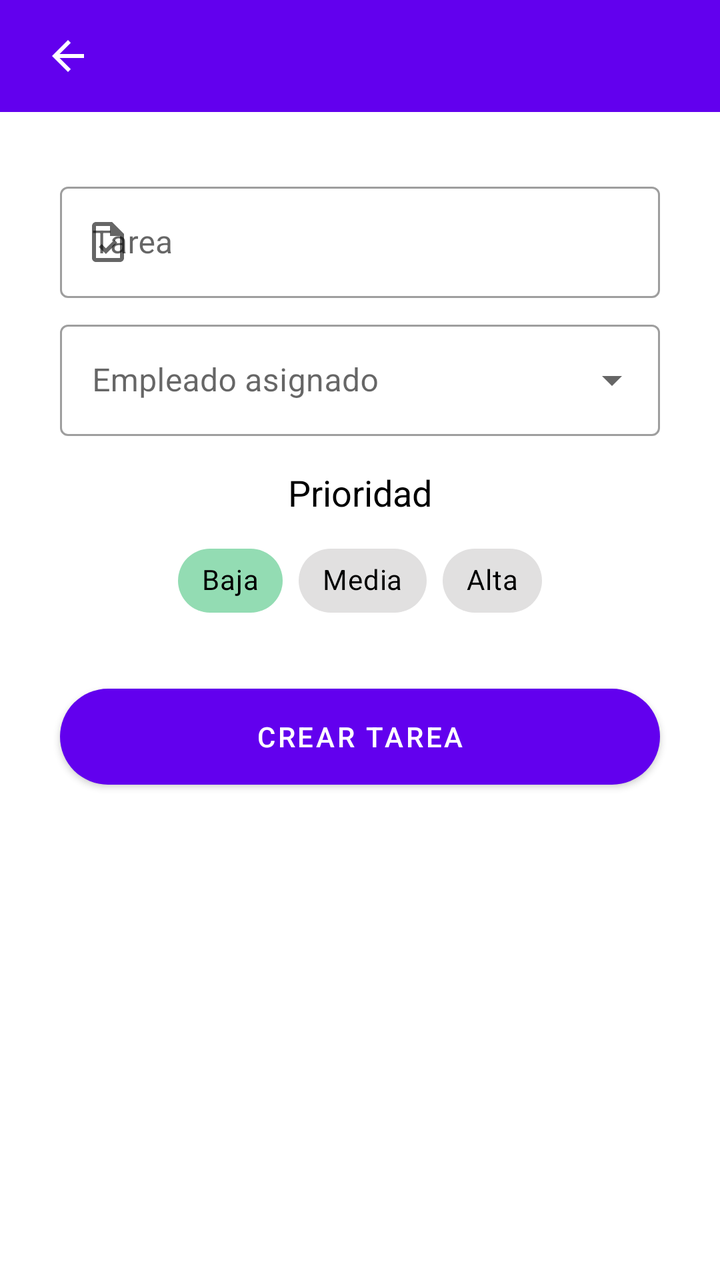
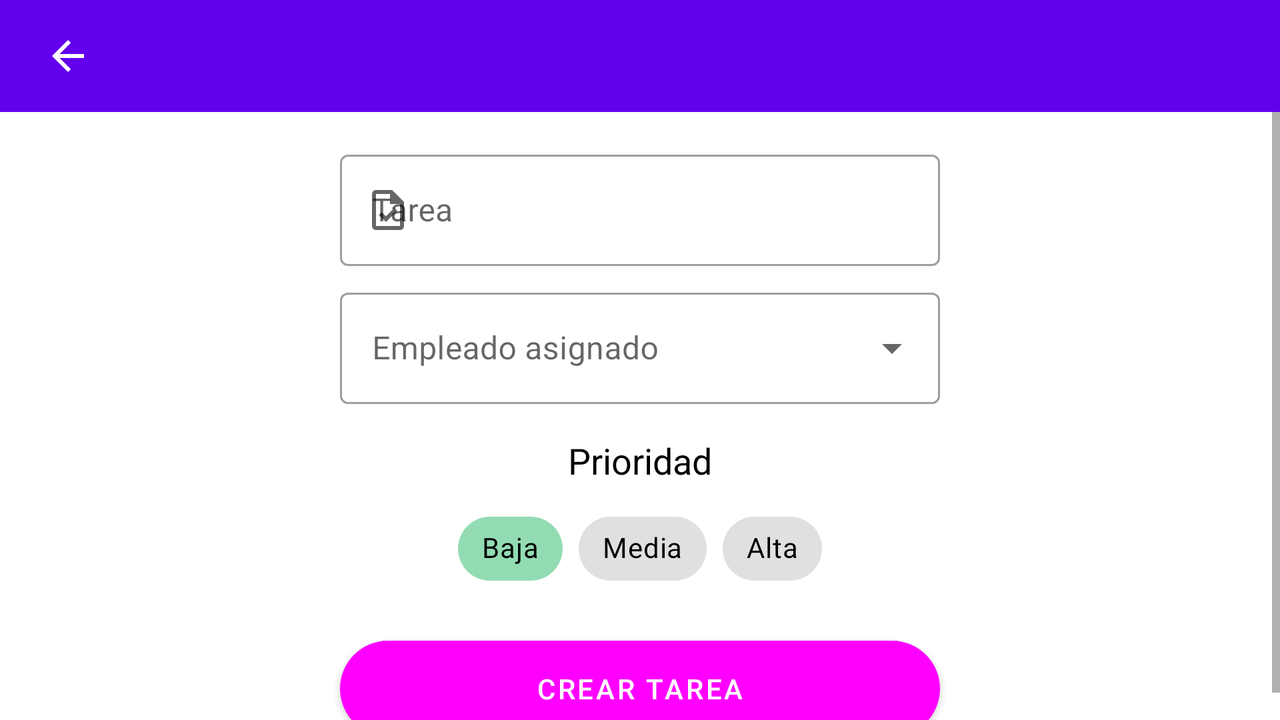

The same Android screen from two of the app's own layout files: first res/layout/ as a phone draws it, then the repository's variant for another configuration, drawn on a device whose configuration selects that folder. Both files follow.
<!-- AndroidManifest.xml: application theme Theme.Taskjects -->
<!-- res/layout/aniadir_tarea_layout.xml -->
<?xml version="1.0" encoding="utf-8"?>
<LinearLayout
    xmlns:android="http://schemas.android.com/apk/res/android"
    xmlns:app="http://schemas.android.com/apk/res-auto"
    xmlns:tools="http://schemas.android.com/tools"
    android:layout_width="match_parent"
    android:layout_height="match_parent"
    android:orientation="vertical"
    tools:context=".AniadirTareaActivity"
    android:theme="@style/Theme.MaterialComponents.Light">

    
    <com.google.android.material.appbar.AppBarLayout
        android:layout_width="match_parent"
        android:layout_height="wrap_content"
        app:layout_constraintTop_toTopOf="parent">

        <include
            android:id="@+id/toolbar"
            layout="@layout/top_toolbar" />

    </com.google.android.material.appbar.AppBarLayout>
    
    <androidx.core.widget.NestedScrollView
        android:layout_width="match_parent"
        android:layout_height="match_parent"
        android:scrollbars="vertical">
        <androidx.constraintlayout.widget.ConstraintLayout
            android:id="@+id/constraintLayout"
            android:layout_width="match_parent"
            android:layout_height="match_parent"
            android:theme="@style/Theme.MaterialComponents.Light"
            app:layout_behavior="@string/appbar_scrolling_view_behavior">

            
            <com.google.android.material.textfield.TextInputLayout
                android:id="@+id/outlinedTextFieldTarea"
                style="@style/Widget.MaterialComponents.TextInputLayout.OutlinedBox"
                android:layout_width="300dp"
                android:layout_height="wrap_content"
                android:layout_marginStart="24dp"
                android:layout_marginTop="32dp"
                android:layout_marginEnd="24dp"
                android:hint="@string/tarea"
                app:layout_constraintEnd_toEndOf="parent"
                app:layout_constraintStart_toStartOf="parent"
                app:layout_constraintTop_toTopOf="parent"
                app:startIconDrawable="@drawable/ic_task_24dp">

                
                <com.google.android.material.textfield.TextInputEditText
                    android:id="@+id/etTarea"
                    android:layout_width="match_parent"
                    android:layout_height="wrap_content"
                    android:maxLength="60"
                    android:maxLines="1" />
            </com.google.android.material.textfield.TextInputLayout>
            


            <com.google.android.material.textfield.TextInputLayout
                android:id="@+id/outlinedTextFieldEmpleadosEmpresa"
                style="@style/Widget.MaterialComponents.TextInputLayout.OutlinedBox.ExposedDropdownMenu"
                android:layout_width="300dp"
                android:layout_height="wrap_content"
                android:layout_marginStart="24dp"
                android:layout_marginTop="8dp"
                android:layout_marginEnd="24dp"
                android:hint="@string/empleadoAsignado"
                app:startIconDrawable="@drawable/ic_empleado_24dp"
                app:layout_constraintEnd_toEndOf="parent"
                app:layout_constraintStart_toStartOf="parent"
                app:layout_constraintTop_toBottomOf="@+id/outlinedTextFieldTarea">

                <AutoCompleteTextView
                    android:id="@+id/atvEmpleados"
                    android:layout_width="match_parent"
                    android:layout_height="wrap_content"
                    android:editable="false"
                    android:inputType="none" />
            </com.google.android.material.textfield.TextInputLayout>

            <TextView
                android:id="@+id/textViewPrioridad"
                android:layout_width="wrap_content"
                android:layout_height="wrap_content"
                android:layout_marginStart="24dp"
                android:layout_marginTop="16dp"
                android:layout_marginEnd="24dp"
                android:textSize="18sp"
                android:textColor="@color/black"
                android:text="@string/prioridad"
                app:layout_constraintEnd_toEndOf="parent"
                app:layout_constraintStart_toStartOf="parent"
                app:layout_constraintTop_toBottomOf="@+id/outlinedTextFieldEmpleadosEmpresa" />

            <com.google.android.material.chip.ChipGroup
                android:id="@+id/chipGroupPrioridades"
                android:layout_width="wrap_content"
                android:layout_height="wrap_content"
                android:layout_marginStart="24dp"
                android:layout_marginTop="8dp"
                android:layout_marginEnd="24dp"
                app:layout_constraintEnd_toEndOf="parent"
                app:layout_constraintStart_toStartOf="parent"
                app:layout_constraintTop_toBottomOf="@+id/textViewPrioridad"
                app:singleLine="true"
                app:singleSelection="true">

                <com.google.android.material.chip.Chip
                    android:id="@+id/chipPrioBaja"
                    style="@style/Widget.MaterialComponents.Chip.Choice"
                    android:layout_width="wrap_content"
                    android:layout_height="wrap_content"
                    android:checked="true"
                    android:text="@string/prioBaja"
                    android:textColor="@color/black"
                    app:chipBackgroundColor="@color/chip_prioridad_baja" />

                <com.google.android.material.chip.Chip
                    android:id="@+id/chipPrioMedia"
                    style="@style/Widget.MaterialComponents.Chip.Choice"
                    android:layout_width="wrap_content"
                    android:layout_height="wrap_content"
                    android:text="@string/prioMedia"
                    android:textColor="@color/black"
                    app:chipBackgroundColor="@color/chip_prioridad_media" />

                <com.google.android.material.chip.Chip
                    android:id="@+id/chipPrioAlta"
                    style="@style/Widget.MaterialComponents.Chip.Choice"
                    android:layout_width="wrap_content"
                    android:layout_height="wrap_content"
                    android:text="@string/prioAlta"
                    android:textColor="@color/black"
                    app:chipBackgroundColor="@color/chip_prioridad_alta" />


            </com.google.android.material.chip.ChipGroup>



            <com.google.android.material.button.MaterialButton
                android:id="@+id/btnCrearTarea"
                style="@style/Widget.MaterialComponents.Button"
                android:layout_width="300dp"
                android:layout_height="60dp"
                android:layout_marginStart="24dp"
                android:layout_marginTop="24dp"
                android:layout_marginEnd="24dp"
                android:onClick="crearTarea"
                android:text="@string/crearTarea"
                app:cornerRadius="24dp"
                app:layout_constraintEnd_toEndOf="parent"
                app:layout_constraintStart_toStartOf="parent"
                app:layout_constraintTop_toBottomOf="@+id/chipGroupPrioridades" />



        </androidx.constraintlayout.widget.ConstraintLayout>
    </androidx.core.widget.NestedScrollView>

</LinearLayout>
<!-- res/layout/top_toolbar.xml (included above) -->
<?xml version="1.0" encoding="utf-8"?>
<com.google.android.material.appbar.MaterialToolbar
    xmlns:android="http://schemas.android.com/apk/res/android"
    xmlns:tools="http://schemas.android.com/tools"
    xmlns:app="http://schemas.android.com/apk/res-auto"

    android:id="@+id/toolbar"
    android:layout_width="match_parent"
    android:layout_height="?attr/actionBarSize"
    android:background="@color/purple_500"
    android:paddingStart="6dp"
    android:paddingEnd="16dp"
    android:theme="@style/ThemeOverlay.AppCompat.Dark.ActionBar"
    app:elevation="4dp"
    app:navigationIcon="?attr/homeAsUpIndicator"
    app:contentInsetStartWithNavigation="0dp"
    tools:ignore="UnusedAttribute"
    style="@style/Widget.App.ActionMode" />
<!-- resources referenced by this layout -->
<resources>
  <color name="black">#FF000000</color>
  <color name="purple_500">#FF6200EE</color>
  <!-- drawable ic_task_24dp (drawable) -->
  <vector xmlns:android="http://schemas.android.com/apk/res/android"
      android:width="24dp"
      android:height="24dp"
      android:viewportWidth="24"
      android:viewportHeight="24">
    <path
        android:pathData="M14,2H6C4.9,2 4.01,2.9 4.01,4L4,20c0,1.1 0.89,2 1.99,2H18c1.1,0 2,-0.9 2,-2V8L14,2zM18,20H6V4h7v5h5V20zM8.82,13.05L7.4,14.46L10.94,18l5.66,-5.66l-1.41,-1.41l-4.24,4.24L8.82,13.05z"
        android:fillColor="#000000"/>
  </vector>
  <string name="crearTarea">Crear tarea</string>
  <string name="empleadoAsignado">Empleado asignado</string>
  <string name="prioAlta">Alta</string>
  <string name="prioBaja">Baja</string>
  <string name="prioMedia">Media</string>
  <string name="prioridad">Prioridad</string>
  <string name="tarea">Tarea</string>
  <style name="Widget.App.ActionMode" parent="Widget.AppCompat.ActionMode">
          <item name="android:layout_width">match_parent</item>
          <item name="android:layout_height">?attr/actionBarSize</item>
          <item name="background">@color/black</item>
          <item name="titleTextStyle">?attr/textAppearanceHeadline6</item>
          <item name="subtitleTextStyle">?attr/textAppearanceSubtitle1</item>
          <item name="android:theme">@style/ThemeOverlay.AppCompat.Dark.ActionBar</item>
      </style>
  <style name="Theme.Taskjects" parent="Theme.MaterialComponents.DayNight.NoActionBar">
          
          <item name="colorPrimary">@color/blue_primario</item>
          <item name="colorPrimaryVariant">@color/blue_primario</item>
          <item name="colorOnPrimary">@color/white</item>
          
          <item name="colorSecondary">@color/blue_secundario</item>
          <item name="colorSecondaryVariant">@color/teal_700</item>
          <item name="colorOnSecondary">@color/black</item>
          
          <item name="android:statusBarColor" tools:targetApi="l">?attr/colorPrimaryVariant</item>
          
      </style>
  <color name="white">#FFFFFFFF</color>
  <color name="teal_700">#FF018786</color>
</resources>
<!-- res/layout-land/aniadir_tarea_layout.xml (the repository's variant of the layout above) -->
<!-- drawn on the phone turned sideways -->
<?xml version="1.0" encoding="utf-8"?>
<LinearLayout
    xmlns:android="http://schemas.android.com/apk/res/android"
    xmlns:app="http://schemas.android.com/apk/res-auto"
    xmlns:tools="http://schemas.android.com/tools"
    android:layout_width="match_parent"
    android:layout_height="match_parent"
    android:orientation="vertical"
    tools:context=".AniadirTareaActivity"
    android:theme="@style/Theme.Taskjects">

    
    <com.google.android.material.appbar.AppBarLayout
        android:layout_width="match_parent"
        android:layout_height="wrap_content"
        app:layout_constraintTop_toTopOf="parent">

        <include
            android:id="@+id/toolbar"
            layout="@layout/top_toolbar" />

    </com.google.android.material.appbar.AppBarLayout>
    

    <ScrollView
        android:layout_width="match_parent"
        android:layout_height="match_parent"
        android:scrollbars="vertical"
        android:fillViewport="true"
        app:layout_behavior="@string/appbar_scrolling_view_behavior">

        <androidx.constraintlayout.widget.ConstraintLayout
            android:id="@+id/constraintLayout"
            android:layout_width="match_parent"
            android:layout_height="wrap_content">

            
            <com.google.android.material.textfield.TextInputLayout
                android:id="@+id/outlinedTextFieldTarea"
                style="@style/Widget.MaterialComponents.TextInputLayout.OutlinedBox"
                android:layout_width="300dp"
                android:layout_height="wrap_content"
                android:layout_marginStart="24dp"
                android:layout_marginTop="16dp"
                android:layout_marginEnd="24dp"
                android:hint="@string/tarea"
                app:layout_constraintEnd_toEndOf="parent"
                app:layout_constraintStart_toStartOf="parent"
                app:layout_constraintTop_toTopOf="parent"
                app:startIconDrawable="@drawable/ic_task_24dp">

                
                <com.google.android.material.textfield.TextInputEditText
                    android:id="@+id/etTarea"
                    android:layout_width="match_parent"
                    android:layout_height="wrap_content"
                    android:maxLength="33"
                    android:singleLine="true" />
            </com.google.android.material.textfield.TextInputLayout>
            


            <com.google.android.material.textfield.TextInputLayout
                android:id="@+id/outlinedTextFieldEmpleadosEmpresa"
                style="@style/Widget.MaterialComponents.TextInputLayout.OutlinedBox.ExposedDropdownMenu"
                android:layout_width="300dp"
                android:layout_height="wrap_content"
                android:layout_marginStart="24dp"
                android:layout_marginTop="8dp"
                android:layout_marginEnd="24dp"
                android:hint="@string/empleadoAsignado"
                app:startIconDrawable="@drawable/ic_empleado_24dp"
                app:layout_constraintEnd_toEndOf="parent"
                app:layout_constraintStart_toStartOf="parent"
                app:layout_constraintTop_toBottomOf="@+id/outlinedTextFieldTarea">

                <AutoCompleteTextView
                    android:id="@+id/atvEmpleados"
                    android:layout_width="match_parent"
                    android:layout_height="wrap_content"
                    android:editable="false"
                    android:inputType="none" />
            </com.google.android.material.textfield.TextInputLayout>

            <TextView
                android:id="@+id/textViewPrioridad"
                android:layout_width="wrap_content"
                android:layout_height="wrap_content"
                android:layout_marginStart="24dp"
                android:layout_marginTop="16dp"
                android:layout_marginEnd="24dp"
                android:textSize="18sp"
                android:textColor="@color/black"
                android:text="@string/prioridad"
                app:layout_constraintEnd_toEndOf="parent"
                app:layout_constraintStart_toStartOf="parent"
                app:layout_constraintTop_toBottomOf="@+id/outlinedTextFieldEmpleadosEmpresa" />

            <com.google.android.material.chip.ChipGroup
                android:id="@+id/chipGroupPrioridades"
                android:layout_width="wrap_content"
                android:layout_height="wrap_content"
                android:layout_marginStart="24dp"
                android:layout_marginTop="8dp"
                android:layout_marginEnd="24dp"
                app:layout_constraintEnd_toEndOf="parent"
                app:layout_constraintStart_toStartOf="parent"
                app:layout_constraintTop_toBottomOf="@+id/textViewPrioridad"
                app:singleLine="true"
                app:singleSelection="true">

                <com.google.android.material.chip.Chip
                    android:id="@+id/chipPrioBaja"
                    style="@style/Widget.MaterialComponents.Chip.Choice"
                    android:layout_width="wrap_content"
                    android:layout_height="wrap_content"
                    android:checked="true"
                    android:text="@string/prioBaja"
                    android:textColor="@color/black"
                    app:chipBackgroundColor="@color/chip_prioridad_baja" />

                <com.google.android.material.chip.Chip
                    android:id="@+id/chipPrioMedia"
                    style="@style/Widget.MaterialComponents.Chip.Choice"
                    android:layout_width="wrap_content"
                    android:layout_height="wrap_content"
                    android:text="@string/prioMedia"
                    android:textColor="@color/black"
                    app:chipBackgroundColor="@color/chip_prioridad_media" />

                <com.google.android.material.chip.Chip
                    android:id="@+id/chipPrioAlta"
                    style="@style/Widget.MaterialComponents.Chip.Choice"
                    android:layout_width="wrap_content"
                    android:layout_height="wrap_content"
                    android:text="@string/prioAlta"
                    android:textColor="@color/black"
                    app:chipBackgroundColor="@color/chip_prioridad_alta" />


            </com.google.android.material.chip.ChipGroup>


            <com.google.android.material.button.MaterialButton
                android:id="@+id/btnCrearTarea"
                style="@style/Widget.MaterialComponents.Button"
                android:layout_width="300dp"
                android:layout_height="60dp"
                android:layout_marginStart="24dp"
                android:layout_marginTop="16dp"
                android:layout_marginEnd="24dp"
                android:onClick="crearTarea"
                android:text="@string/crearTarea"
                app:cornerRadius="24dp"
                app:layout_constraintEnd_toEndOf="parent"
                app:layout_constraintStart_toStartOf="parent"
                app:layout_constraintTop_toBottomOf="@+id/chipGroupPrioridades" />



        </androidx.constraintlayout.widget.ConstraintLayout>
    </ScrollView>

</LinearLayout>
<!-- resources referenced by the variant -->
<!-- as the phone turned sideways resolves them -->
<resources>
  <color name="black">#FF000000</color>
  <color name="purple_500">#FF6200EE</color>
  <!-- drawable ic_task_24dp (drawable) -->
  <vector xmlns:android="http://schemas.android.com/apk/res/android"
      android:width="24dp"
      android:height="24dp"
      android:viewportWidth="24"
      android:viewportHeight="24">
    <path
        android:pathData="M14,2H6C4.9,2 4.01,2.9 4.01,4L4,20c0,1.1 0.89,2 1.99,2H18c1.1,0 2,-0.9 2,-2V8L14,2zM18,20H6V4h7v5h5V20zM8.82,13.05L7.4,14.46L10.94,18l5.66,-5.66l-1.41,-1.41l-4.24,4.24L8.82,13.05z"
        android:fillColor="#000000"/>
  </vector>
  <string name="crearTarea">Crear tarea</string>
  <string name="empleadoAsignado">Empleado asignado</string>
  <string name="prioAlta">Alta</string>
  <string name="prioBaja">Baja</string>
  <string name="prioMedia">Media</string>
  <string name="prioridad">Prioridad</string>
  <string name="tarea">Tarea</string>
  <style name="Theme.Taskjects" parent="Theme.MaterialComponents.DayNight.NoActionBar">
          
          <item name="colorPrimary">@color/blue_primario</item>
          <item name="colorPrimaryVariant">@color/blue_primario</item>
          <item name="colorOnPrimary">@color/white</item>
          
          <item name="colorSecondary">@color/blue_secundario</item>
          <item name="colorSecondaryVariant">@color/teal_700</item>
          <item name="colorOnSecondary">@color/black</item>
          
          <item name="android:statusBarColor" tools:targetApi="l">?attr/colorPrimaryVariant</item>
          
      </style>
  <style name="Widget.App.ActionMode" parent="Widget.AppCompat.ActionMode">
          <item name="android:layout_width">match_parent</item>
          <item name="android:layout_height">?attr/actionBarSize</item>
          <item name="background">@color/black</item>
          <item name="titleTextStyle">?attr/textAppearanceHeadline6</item>
          <item name="subtitleTextStyle">?attr/textAppearanceSubtitle1</item>
          <item name="android:theme">@style/ThemeOverlay.AppCompat.Dark.ActionBar</item>
      </style>
  <color name="white">#FFFFFFFF</color>
  <color name="teal_700">#FF018786</color>
</resources>
